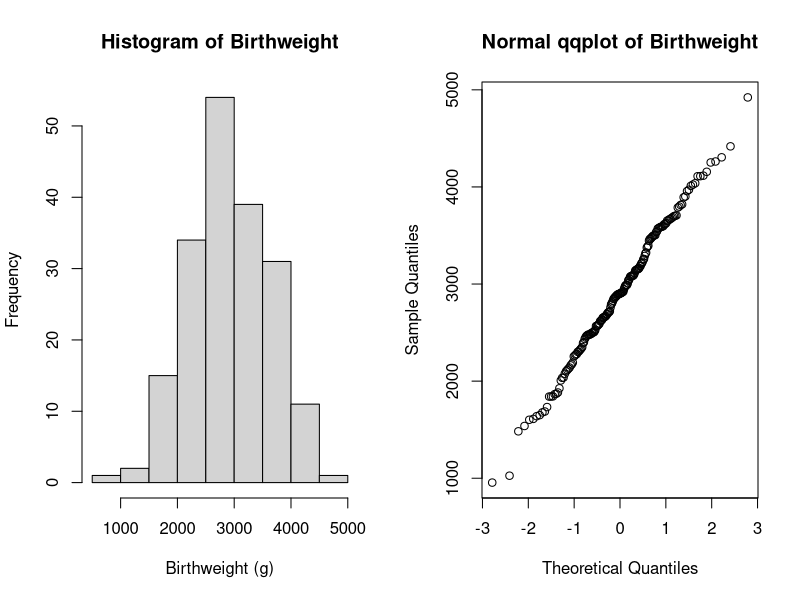
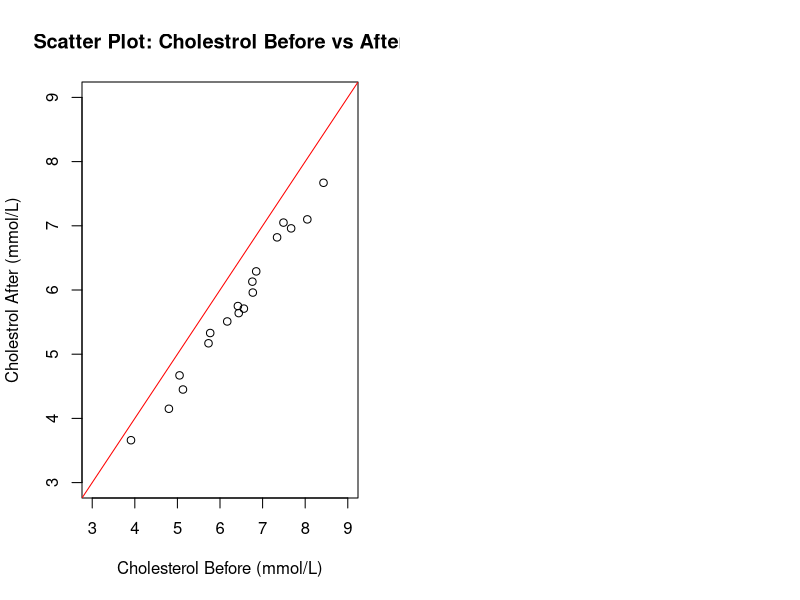
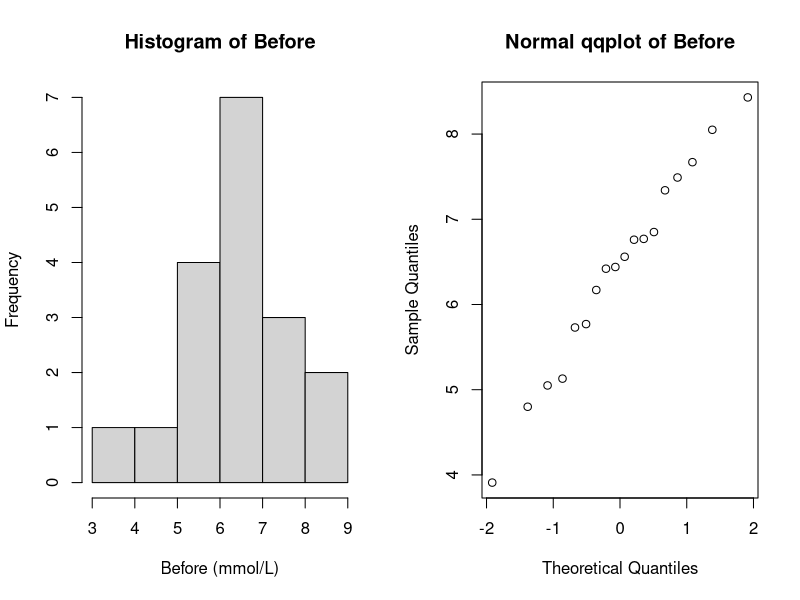
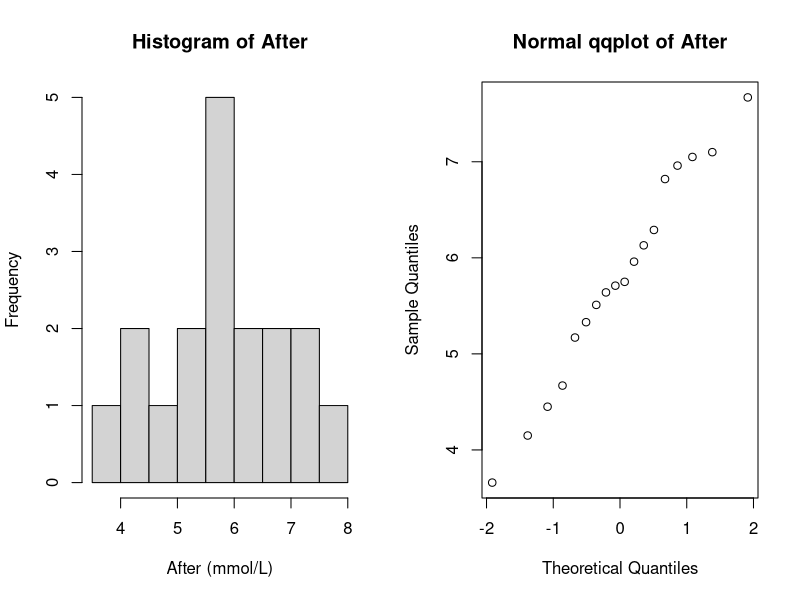
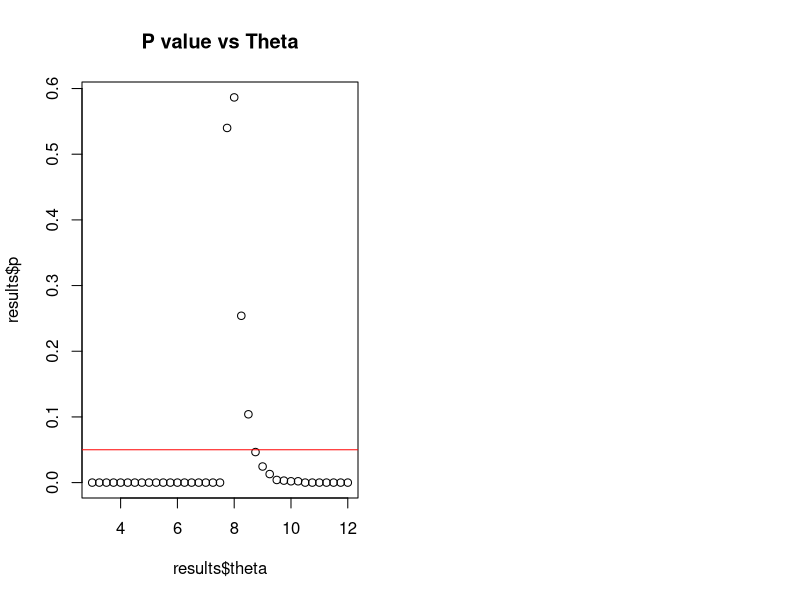
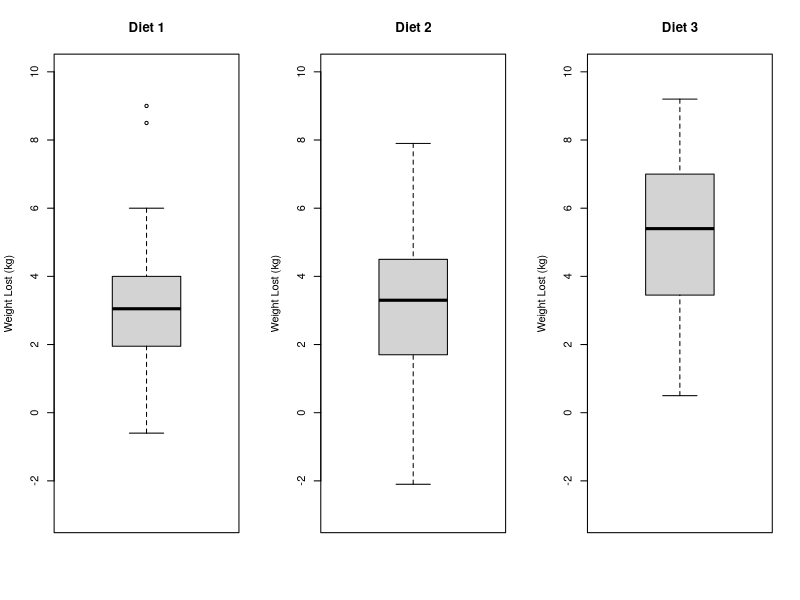
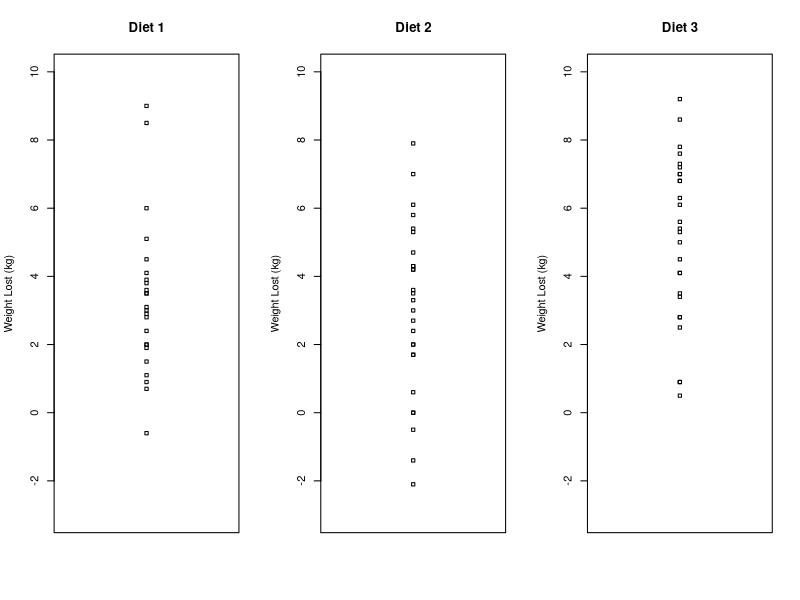
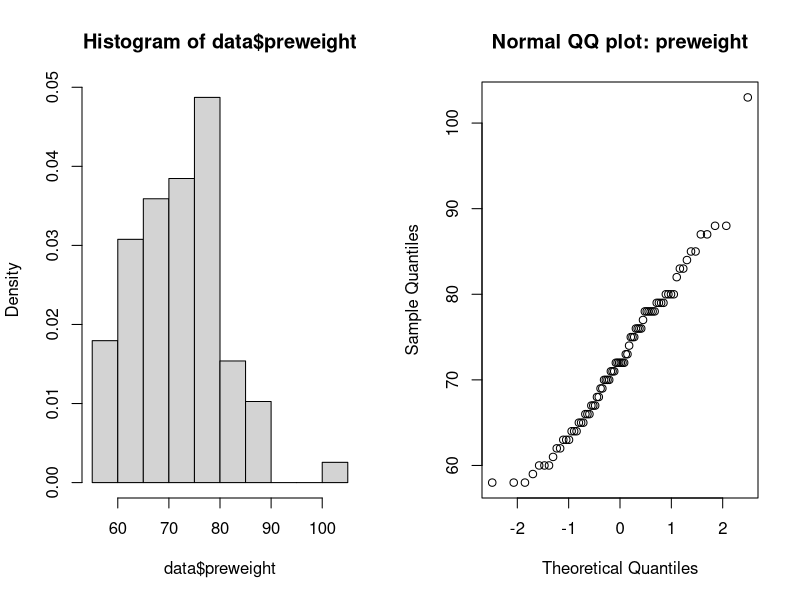

Generate these figures, in order, with R:
## ---- chunk 1
#options(digits=3)

# helper function to check normality throughout this assignment
checkNorm = function(data, name, unit="") {
  xlab = name
  if (unit != "") {
    xlab = sprintf("%s (%s)", name, unit)
  }
  hist(data, main=sprintf("Histogram of %s", name), xlab=xlab)
  qqnorm(data, main=sprintf("Normal qqplot of %s", name))
  res = shapiro.test(data)
  print(sprintf("Shapiro wilk normality p-value for %s: %.3f", name, res$p.value))
  return(res$p.value)
}

printPval = function(pval) {
  print(sprintf("p-value = %.3f", pval))
}
## ---- chunk 2
data = read.table("birthweight.txt", header=T)
par(mfrow=c(1,2))
# use x as alias for the dataset
x = data$birthweight

# checking normality
pval = checkNorm(x, "Birthweight", unit="g")

res = t.test(x, conf.level=0.96)
print(sprintf("96%% confidence interval: [%.3f, %.3f]", res$conf.int[1], res$conf.int[2]))

# calculate min sample size needed
tval = qt(0.98, length(x)-1)
m = 50
n = (tval * sd(x) / m) ** 2
print(sprintf("min sample size, n = %.3f", n))
## ---- chunk 3
B = 20000
Tstar = numeric(B)
for (i in 1:B){
  # sample with replacement, for a new sample of same length(x)
  Xstar = sample(x, replace=TRUE)
  Tstar[i] = mean(Xstar) 
}

Tstar02 = quantile(Tstar, 0.02)
Tstar04 = quantile(Tstar, 0.98)
print(sprintf("Bootstrap 96%% CI = [%.3f, %.3f]", Tstar02, Tstar04))
## ---- chunk 4
res = t.test(x, mu=2800, alt="g")
sprintf("95%% confidence interval: [%.3f, %.3f]", res$conf.int[[1]], res$conf.int[[2]])
printPval(res$p.value)
## ---- chunk 5
res = wilcox.test(x, mu=2800, alt="g")
printPval(res$p.value)
## ---- chunk 6
B = 10000; n = length(x)
psign=numeric(B) ## will contain p-values of sign test
pttest=numeric(B) ## will contain p-values of t-test
for(i in 1:B) {
  y = rnorm(n, mean=mean(x),sd=sd(x)) ## generate data under H1 with mu=0.5
  mu = 2800
  pttest[i] = t.test(y, mu=mu, alternative="greater")[[3]] ## extract p-value
  psign[i] = wilcox.test(y, mu=mu, alt="g")[[3]]
} ## extract p-value
signPower = sum(psign<0.05) / B; tPower = sum(pttest<0.05) / B

print(sprintf("wilcox signed rank test power = %.3f, t-test power = %.3f", signPower, tPower))
#par(mfrow=c(1,2)); hist(psign); hist(pttest)
## ---- chunk 7
pHat = sum(x < 2600) / length(x) # compute pHat based on the data
n = length(x)
z = (pHat - 0.25) / sqrt((pHat * (1-pHat)) / n) # compute z_{\alpha/2}
sprintf("pHat = %.5f, z = %.5f", pHat, z)

alpha = 2 * pnorm(z, lower.tail = F) # compute alpha
ciLevel = 1 - alpha
sprintf("confidence interval level = %.3f", ciLevel)

ciUpper = pHat + z * sqrt((pHat * (1-pHat)) / n)
ciLower = pHat - z * sqrt((pHat * (1-pHat)) / n)
sprintf("final confidence interval = [%.3f, %.3f]", ciLower, ciUpper)
## ---- chunk 8
res = prop.test(c(34, 28), c(95, 93)); printPval(res$p.value)
## ---- chunk 9
data = read.table("cholesterol.txt", header=T)
plot(data$Before, data$After8weeks, main="Scatter Plot: Cholestrol Before vs After", xlab="Cholesterol Before (mmol/L)", ylab="Cholestrol After (mmol/L)", xlim=c(3,9), ylim=c(3,9))
abline(0, 1, col = 'red') # plot y=x for reference
## ---- chunk 10
par(mfrow=c(1,2))
pval = checkNorm(data$Before, "Before", unit="mmol/L")
pval = checkNorm(data$After8weeks, "After", unit="mmol/L")
## ---- chunk 11
res = cor.test(data$Before, data$After8weeks)
sprintf("correlation = %.3f", res[[4]])
## ---- chunk 12
res = t.test(data$After8weeks, y=data$Before, alt="two.sided", paired=TRUE)
printPval(res$p.value)

difference = data$After8weeks - data$Before
res = binom.test(sum(difference < 0), length(difference), p=0.5, alt="two.sided")
printPval(res$p.value)
## ---- chunk 13
summary(data$After8weeks)
xbar = mean(data$After8weeks)
s = sd(data$After8weeks)
n = length(data$After8weeks)

m = qt(0.975, df=n-1) * (s / sqrt(n))
# compute CI for \bar{x}
xBarLow = xbar - m; xBarHigh = xbar + m
sprintf("CI for xbar = [%.3f, %.3f]", xBarLow, xBarHigh)

# use results to compute CI for \theta
thetaLow = 2 * xBarLow - 3; thetaHigh = 2 * xBarHigh - 3
sprintf("CI for theta = [%.3f, %.3f]", thetaLow, thetaHigh)
## ---- chunk 14
sprintf("max(data$After8weeks) = %.3f", max(data$After8weeks))
sprintf("improved CI = [%.3f, %.3f]",  max(data$After8weeks), thetaHigh)
## ---- chunk 15
# returns TRUE if X ~Unif(3, theta) is plausible (meaning p > 0.05)
doBootstrap = function (x, theta, makePlot=FALSE) {
  n = length(x); t = max(x); B = 4000
  tstar = numeric(B)
  for (i in 1:B) {
    xstar = runif(n, min=3, max=theta)
    tstar[i] = max(xstar)
  }
  pl = sum(tstar<t) / B; pr = sum(tstar>t) / B
  p = 2 * min(pl, pr) # e.g. 0.038
  return(data.frame(theta=theta, p=p, valid=(p>=0.05)))
}

results = NULL
for (theta in seq(3,12,0.25)){
  cur = doBootstrap(data$After8weeks, theta)
  if (is.null(results)) {
    results = cur
  } else {
    results = rbind(results, cur)
  }
}
plot(results$theta, results$p, main="P value vs Theta")
abline(h = 0.05, col = "red") # plot y=0.05 for reference
dplyr::filter(results, p>0.05) # print signficant results
## ---- chunk 16
res = binom.test(sum(data$After8weeks >= 6), length(data$After8weeks), p=0.5, alt="less")
printPval(res$p.value)
## ---- chunk 17
res = binom.test(sum(data$After8weeks < 4.5), length(data$After8weeks), p=0.25, alt="l")
printPval(res$p.value)
#binom.test(sum(data$After8weeks < 4.5), length(data$After8weeks), p=0.25, alt="g")
## ---- chunk 18
data = read.table("diet.txt", header=T)
# compute weight lost
data$weightlost = data$preweight - data$weight6weeks

par(mfrow = c(1, 3))
ylim = c(-3, 10)

diet1 = dplyr::filter(data, diet == 1)
diet2 = dplyr::filter(data, diet == 2)
diet3 = dplyr::filter(data, diet == 3)

boxplot(diet1$weightlost, main="Diet 1", ylab="Weight Lost (kg)", ylim=ylim)
boxplot(diet2$weightlost, main="Diet 2", ylab="Weight Lost (kg)", ylim=ylim)
boxplot(diet3$weightlost, main="Diet 3", ylab="Weight Lost (kg)", ylim=ylim)

stripchart(diet1$weightlost, main="Diet 1", ylab="Weight Lost (kg)", ylim=ylim, vertical=T)
stripchart(diet2$weightlost, main="Diet 2", ylab="Weight Lost (kg)", ylim=ylim, vertical=T)
stripchart(diet3$weightlost, main="Diet 3", ylab="Weight Lost (kg)", ylim=ylim, vertical=T)
## ---- chunk 19
par(mfrow=c(1,2))
hist(data$preweight, freq=F)
qqnorm(data$preweight, main="Normal QQ plot: preweight")
shapiro.test(data$preweight)

hist(data$weight6weeks, freq=F)
qqnorm(data$weight6weeks, main="Normal QQ plot: weight6weeks")
shapiro.test(data$weight6weeks)

boxplot(data.frame(preweight=data$preweight, weightweeks6=data$weight6weeks))
## ---- chunk 20
res = binom.test(sum(data$weightlost > 0), length(data$weightlost), p=0.5, alternative="g")
## ---- chunk 21
par(mfrow = c(1, 2))
checkNorm(diet1$weightlost, "Diet 1"); checkNorm(diet2$weightlost, "Diet 2"); checkNorm(diet3$weightlost, "Diet 3"); 
## ---- chunk 22
# convert diet from int -> string (for informing linear model)!!
#data$diet = as.character(data$diet)
# tell R that certain columns are factor and not just numbers
data$diet = factor(data$diet)

# enable "effect parametrization"
#contrasts(data$diet) <- contr.poly(length(levels(data$diet)))
#contrasts(data$diet) = contr.sum


dietaov = lm(weightlost~diet, data=data)
danova = anova(dietaov)
print("dietaov:"); dietaov
print("summary(dietaov):"); summary(dietaov)
print("anova:"); danova
## ---- chunk 23

## ---- chunk 24
# diet, gender
data$gender = factor(data$gender)

# remove people with no gender data
data2 = dplyr::filter(data, !is.na(gender))
interaction.plot(data2$gender, data2$diet, data2$weightlost)
interaction.plot(data2$diet, data2$gender, data2$weightlost)

# TODO: reset contrasts?
#contrasts(data2$diet) = contr.treatment(length(levels(data2$diet)))
gaov = lm(weightlost~diet*gender, data=data2)

print("gaov:"); gaov
print("summary(gaov):"); summary(gaov)
ganova = anova(gaov)
print("anova:"); ganova
## ---- chunk 25
gaov = lm(weightlost~diet+gender, data=data2)

print("gaov:"); gaov
print("summary(gaov):"); summary(gaov)
ganova = anova(gaov)
print("anova:"); ganova
## ---- chunk 26
library(MASS)
data = npk

randomize = function(n_blocks){
  t = c(1,1,0,0)
  t_temp = c()
  for (x in 1:n_blocks){
    t_temp = c(t_temp, sample(t))
  }
  return(t_temp)
}

#Generate random columns where each block has random
#  permutations of exactly two of each soil additive
N = randomize(6)
P = randomize(6)
K = randomize(6)

block = c()
for (x in 1:6){
  block = c(block, rep(x,4))
}

random_df = data.frame(block = block, N = N, P = P, K = K)
head(random_df,4)
tail(random_df,4)
## ---- chunk 27
interaction.plot(data$N, data$block, data$yield, main="Plots Without Nitrogen vs With", ylab="Average Yield", xlab = "Nitrogen Presence", legend = TRUE, trace.label = "Block #")
## ---- chunk 28
naov = lm(yield~block+N, data=data)
print("naov:"); naov
print("summary(naov):"); summary(naov)
nanova = anova(naov)
print("nanova:"); nanova
## ---- chunk 29
# TODO: shorten output (for all anova stuff)...
testModel = function(raov, coef) {
  #print("raov:"); print(raov)
  print("summary(raov):"); print(summary(raov))
  ranova = anova(raov)
  print("ranova:"); print(ranova)
  print("")
  print(ranova$coef[coef, "Pr(>|t|)"])
  #summary(model)$coef["x1:x2", "Pr(>|t|)"]
  
}

testModel(lm(yield~block*N+P+K, data=data), coef="block:N")
#testModel(lm(yield~block*P+N+K, data=data))
#testModel(lm(yield~block*K+N+P, data=data))

## ---- chunk 30
raov = lm(yield~block+N+P+K, data=data)
print("summary(raov):"); print(summary(raov))
ranova = anova(raov)
print("ranova:"); print(ranova)
print("")
print(ranova$coef[coef, "Pr(>|t|)"])
## ---- chunk 31
library(lme4)
#model = lmer(pain~treatment+sequence+period+(1|id), REML=FALSE,data=data)
model1 = lmer(yield~N+(1|block), REML=FALSE,data=data)
model2 = lmer(yield~(1|block), REML=FALSE,data=data)
anova(model2, model1)
